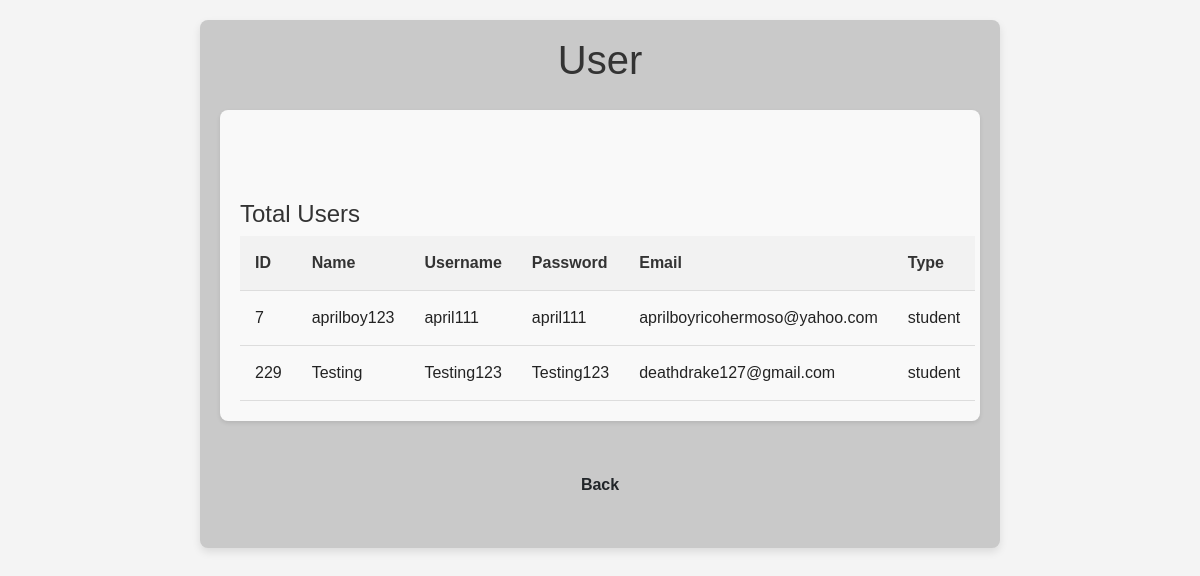
/admin3.php, run on the app's committed database.
### tables this page shows
CREATE TABLE `users` (
  `id` int(11) NOT NULL,
  `name` varchar(255) NOT NULL,
  `username` varchar(255) NOT NULL,
  `password` varchar(255) NOT NULL,
  `school_id` varchar(255) NOT NULL,
  `email` varchar(255) NOT NULL,
  `Type` varchar(100) NOT NULL DEFAULT 'student'
);

### admin3.php (the view, shortened to what this page needs)
<!DOCTYPE html>
<html lang="en">
<head>
  <link rel="stylesheet" href="assets/bootstrap/css/bootstrap.min.css">
  <link rel="stylesheet" href="assets/bootstrap/css/bootstrap-grid.min.css">
  <link rel="stylesheet" href="assets/bootstrap/css/bootstrap-reboot.min.css">
  <link rel="stylesheet" href="assets/animatecss/animate.css">
  <link rel="stylesheet" href="assets/dropdown/css/style.css">
  <link rel="stylesheet" href="assets/theme/css/style.css">
  <link rel="stylesheet" href="assets/mobirise/css/mbr-additional.css" type="text/css">
</head>
<body>
    <div class="container">
        <h1>User</h1>
        <div class="dashboard-card">
            <h2>Total Users</h2>
            <?php
            $servername = "localhost";
            $username = "root";
            $password = "";
            $dbname = "ufo";
            $conn = new mysqli($servername, $username, $password, $dbname);
            $sql = "SELECT id, name, username,password,email, Type FROM users WHERE Type = 'student'";
            $result = $conn->query($sql);
            if ($result->num_rows > 0) {
                echo "<table>";
                echo "<tr><th>ID</th><th>Name</th><th>Username</th><th>Password</th><th>Email</th><th>Type</th></tr>";
                while($row = $result->fetch_assoc()) {
                    echo "<tr>";
                    echo "<td>" . $row["id"] . "</td>";
                    echo "<td>" . $row["name"] . "</td>";
                    echo "<td>" . $row["username"] . "</td>";
                    echo "<td>" . $row["password"] . "</td>";
                    echo "<td>" . $row["email"] . "</td>";
                    echo "<td>" . $row["Type"] . "</td>";
                    echo "</tr>";
                }
                echo "</table>";
            } else {
                echo "0 results";
            }
            ?>
        </div>
        <center><a class="btn btn" href="admin.php">Back</a>
    </div>
</body>
</html>

### assets/theme/css/style.css (style rules this page uses)
body { font-style: normal; line-height: 1.5; font-weight: 400; color: #232323; position: relative; }
section, .container, .container-fluid { position: relative; word-wrap: break-word; }
a { font-style: normal; font-weight: 400; cursor: pointer; }
a, a:hover { text-decoration: none; }
h1, h2, h3, h4, h5, h6, .display-1, .display-2, .display-4, .display-5, .display-7, span, p, a { line-height: 1; word-break: break-word; word-wrap: break-word; font-weight: 400; }
.btn { font-weight: 600; border-width: 1px; font-style: normal; margin: 0.6rem 0.6rem; white-space: normal; transition: all 0.2s ease-in-out; display: inline-flex; align-items: center; justify-content: center; word-break: break-word; }
html, body { height: auto; min-height: 100vh; }
.container, .container-fluid { padding-left: 16px; padding-right: 16px; }

### assets/mobirise/css/mbr-additional.css (style rules this page uses)
.btn { border-width: 2px; }
body { font-family: Inter Tight; }
.btn { padding: 1.25rem 2rem; border-radius: 4px; }
a, a:hover { color: #2b7a69; }
body { overflow-x: hidden; }
a { transition: color 0.6s; }

### admin3.php (style rules this page uses)
body { font-family: Arial, sans-serif; background-color: #f4f4f4; margin: 0; padding: 0; }
.container { max-width: 800px; margin: 20px auto; padding: 20px; background-color: #c9c9c9; border-radius: 8px; box-shadow: 0 4px 8px rgba(0, 0, 0, 0.1); }
h1 { text-align: center; margin-bottom: 30px; color: #333; }
table { width: 100%; border-collapse: collapse; border-spacing: 0; }
th, td { padding: 15px; text-align: left; border-bottom: 1px solid #ddd; }
th { background-color: #f2f2f2; color: #333; }
.dashboard-card { background-color: #f9f9f9; border-radius: 8px; padding: 20px; margin-bottom: 20px; box-shadow: 0 2px 4px rgba(0, 0, 0, 0.1); overflow: hidden; transition: all 0.3s ease; }
h2 { font-size: 24px; color: #333; margin: 0; margin-bottom: 10px; }

### data on the page
users: id "7", name "aprilboy123", username "april111", password "april111", email "aprilboyricohermoso@yahoo.com", Type "student"
users: id "229", name "Testing", username "Testing123", password "Testing123", email "deathdrake127@gmail.com", Type "student"
